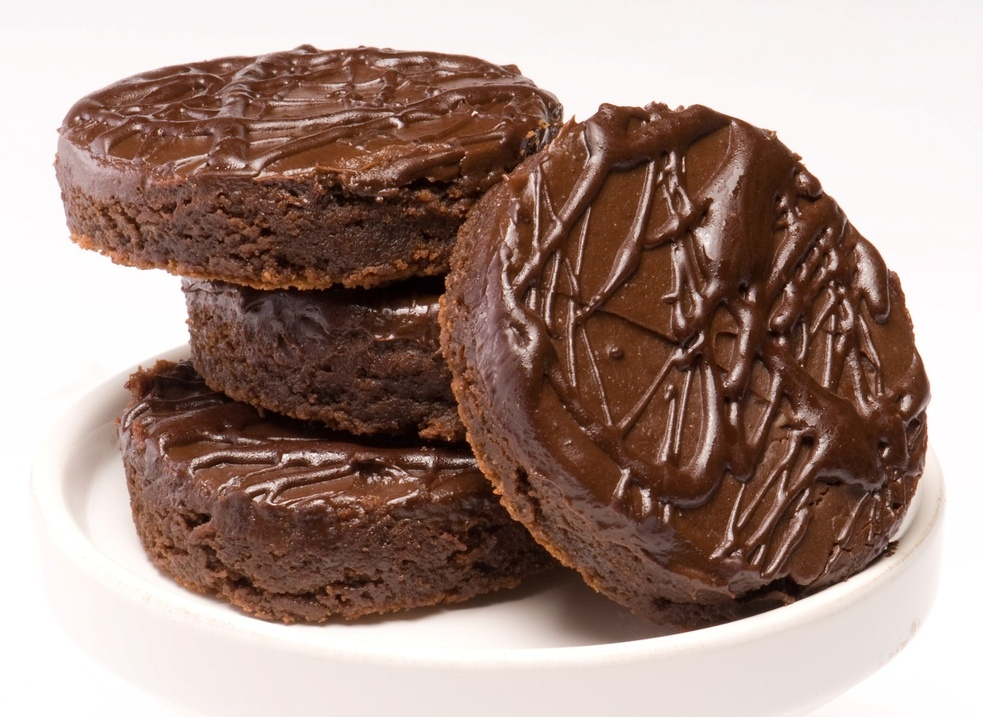
#> input picture opencv_py_example/input2.jpg, 983 x 717 px, shrunk from 1642 x 1198 before the run
$ python vignette_filter.py
#> lines starting #> are read from the running program, lines starting #| are printed output that depends on the picture
import cv2
import numpy as np
img = cv2.imread('input2.jpg')
#> img is the input picture: shape (717, 983, 3); mean B, G, R 131.4, 140.3, 164.1
rows, cols = img.shape[:2]
#> rows = 717; cols = 983
# generating vignette mask using Gaussian kernels
kernel_x = cv2.getGaussianKernel(cols,200)
kernel_y = cv2.getGaussianKernel(rows,200)
kernel = kernel_y * kernel_x.T
mask = 255 * kernel / np.linalg.norm(kernel)
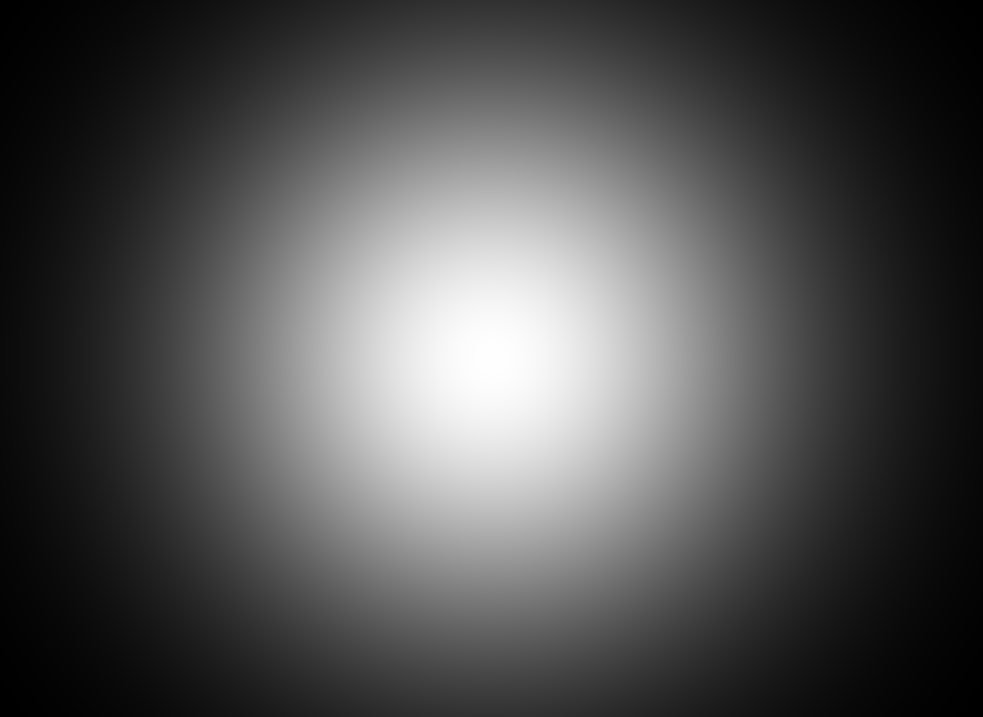
#> kernel: shape (717, 983) float64; min 4.31e-08, max 4.35e-06, mean 1.42e-06; drawn with min black and max white
output = np.copy(img)


# applying the mask to each channel in the input image
for i in range(3):
    output[:,:,i] = output[:,:,i] * mask
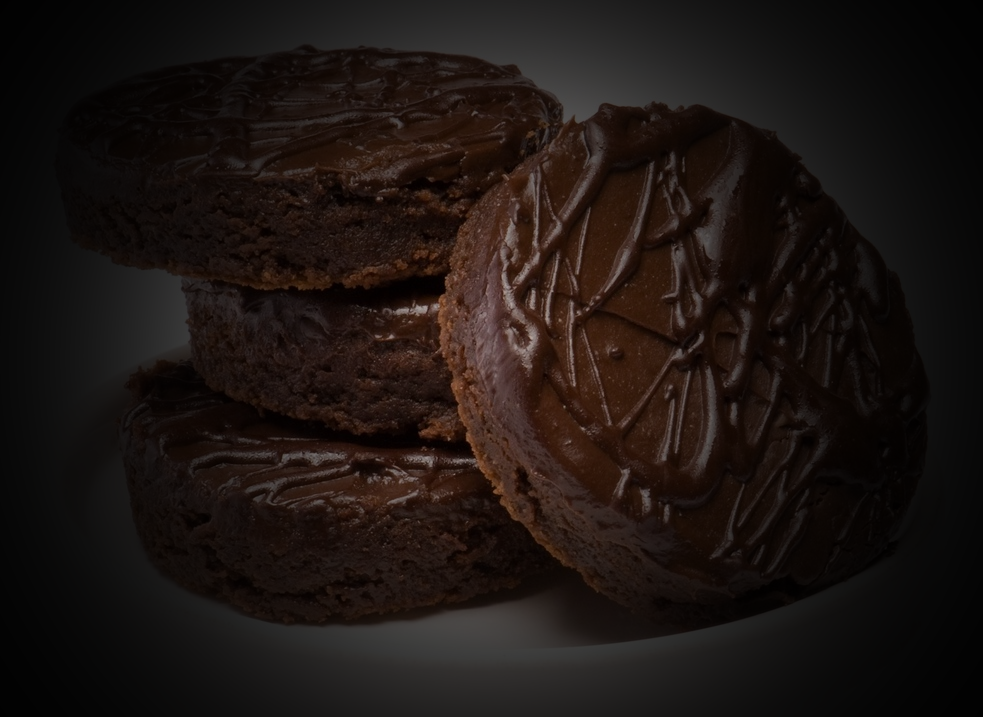
#> output: shape (717, 983, 3); mean B, G, R 17.8, 20.7, 28.2


cv2.imshow('Original', img)
cv2.imshow('Vignette', output)
cv2.waitKey(0)


# commit message : OCV_PyEx: ch2,vignette filter

$ run again, with opencv_py_example/input.jpg copied over opencv_py_example/input2.jpg
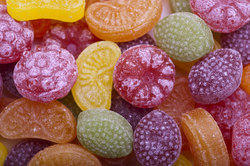
#> input picture opencv_py_example/input.jpg, 250 x 166 px
#> img is the input picture: shape (166, 250, 3); mean B, G, R 92.3, 100.1, 156.6
#> `mask = 255 * kernel / np.linalg.norm(kernel)`:
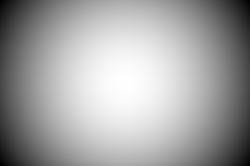
#> kernel: shape (166, 250) float64; min 2e-05, max 2.64e-05, mean 2.41e-05; drawn with min black and max white
#> after the loop `for i in range(3):`:
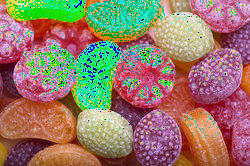
#> output: shape (166, 250, 3); mean B, G, R 104.7, 121.8, 150
